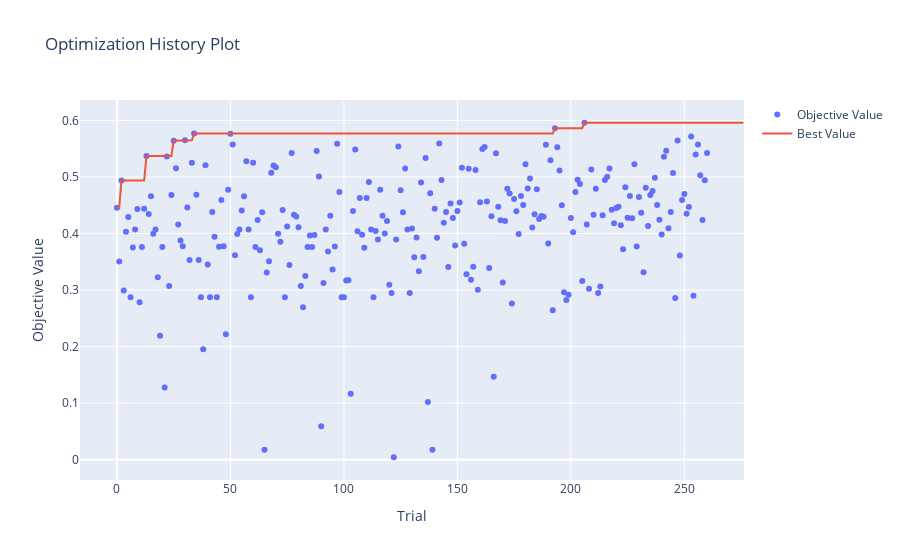

The notebook cell saved with this chart:
### Code cell
optuna.visualization.plot_optimization_history(study)

### Figure 1 — Plotly figure (JSON) as saved in the notebook; plotly's stock layout.template omitted (floating-point values rounded to 4 significant figures; data arrays with more than 128 entries replaced by an {"elided": "..."} marker saying what was removed)
{"data": [{"mode": "markers", "name": "Objective Value", "type": "scatter", "x": {"elided": "261 int values"}, "y": {"elided": "261 float values"}}, {"mode": "lines", "name": "Best Value", "type": "scatter", "x": {"elided": "277 int values"}, "y": {"elided": "277 float values"}}, {"marker": {"color": "#cccccc"}, "mode": "markers", "name": "Infeasible Trial", "showlegend": false, "type": "scatter", "x": [], "y": []}], "layout": {"title": {"text": "Optimization History Plot"}, "xaxis": {"title": {"text": "Trial"}}, "yaxis": {"title": {"text": "Objective Value"}}}}
